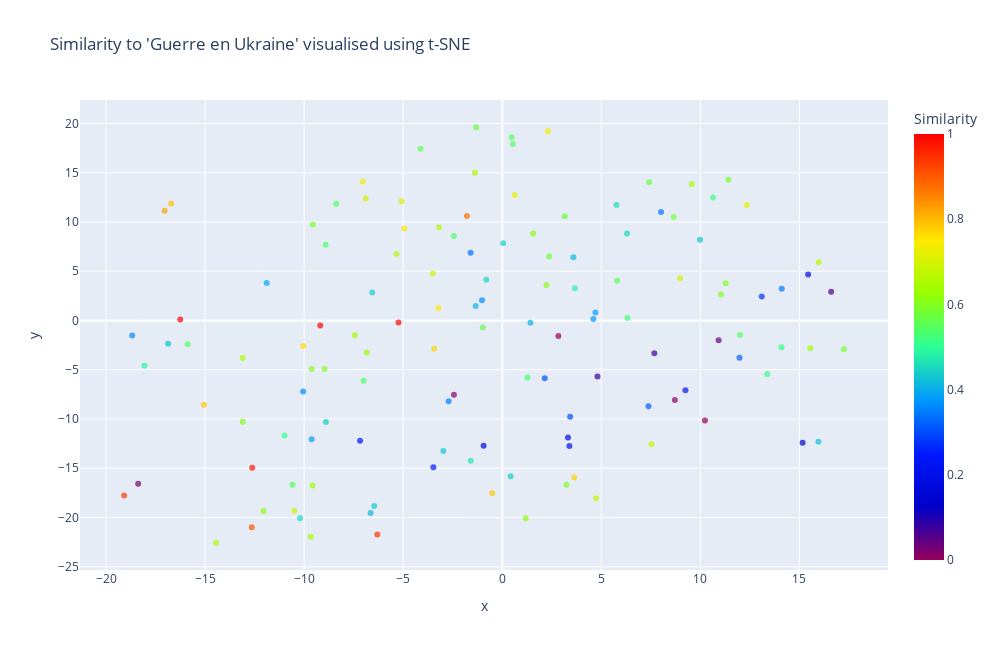

Notebook code cell kept with this figure:
### Code cell
import plotly.express as px
from sklearn.manifold import TSNE

# Create a t-SNE model
tsne_model = TSNE(
    n_components = 2,
    perplexity = 15,
    random_state = 42,
    init = 'random',
    learning_rate = 200
)
tsne_embeddings = tsne_model.fit_transform(embedding_array)

# Create a DataFrame for visualisation
visualisation_data = pd.DataFrame(
    {'x': tsne_embeddings[:, 0],
     'y': tsne_embeddings[:, 1],
     'title':df['title'],
     'Similarity': df['normalised'].round(3)}
)

# Create the scatter plot using Plotly Express
plot = px.scatter(
    visualisation_data,
    x = 'x',
    y = 'y',
    color = 'Similarity',
    hover_name='title',
    color_continuous_scale = 'rainbow',
    opacity = 0.7,
    title = f"Similarity to '{query}' visualised using t-SNE"
)

plot.update_layout(
    width = 1000,
    height = 650
)

# Show the plot
plot.show()

### Figure 1 — Plotly figure (JSON) as saved in the notebook; plotly's stock layout.template omitted (floating-point values rounded to 4 significant figures; data arrays with more than 128 entries replaced by an {"elided": "..."} marker saying what was removed)
{"data": [{"hovertemplate": "<b>%{hovertext}</b><br><br>x=%{x}<br>y=%{y}<br>Similarity=%{marker.color}<extra></extra>", "hovertext": {"elided": "129 str values"}, "legendgroup": "", "marker": {"color": {"elided": "129 float values"}, "coloraxis": "coloraxis", "opacity": 0.7, "symbol": "circle"}, "mode": "markers", "name": "", "orientation": "v", "showlegend": false, "type": "scatter", "x": {"elided": "129 float values"}, "xaxis": "x", "y": {"elided": "129 float values"}, "yaxis": "y"}], "layout": {"coloraxis": {"colorbar": {"title": {"text": "Similarity"}}, "colorscale": [[0, "rgb(150,0,90)"], [0.125, "rgb(0,0,200)"], [0.25, "rgb(0,25,255)"], [0.375, "rgb(0,152,255)"], [0.5, "rgb(44,255,150)"], [0.625, "rgb(151,255,0)"], [0.75, "rgb(255,234,0)"], [0.875, "rgb(255,111,0)"], [1, "rgb(255,0,0)"]]}, "height": 650, "legend": {"tracegroupgap": 0}, "title": {"text": "Similarity to 'Guerre en Ukraine' visualised using t-SNE"}, "width": 1000, "xaxis": {"anchor": "y", "autorange": true, "domain": [0, 1], "range": [-21.31, 19.47], "title": {"text": "x"}, "type": "linear"}, "yaxis": {"anchor": "x", "autorange": true, "domain": [0, 1], "range": [-25.33, 22.39], "title": {"text": "y"}, "type": "linear"}}}
